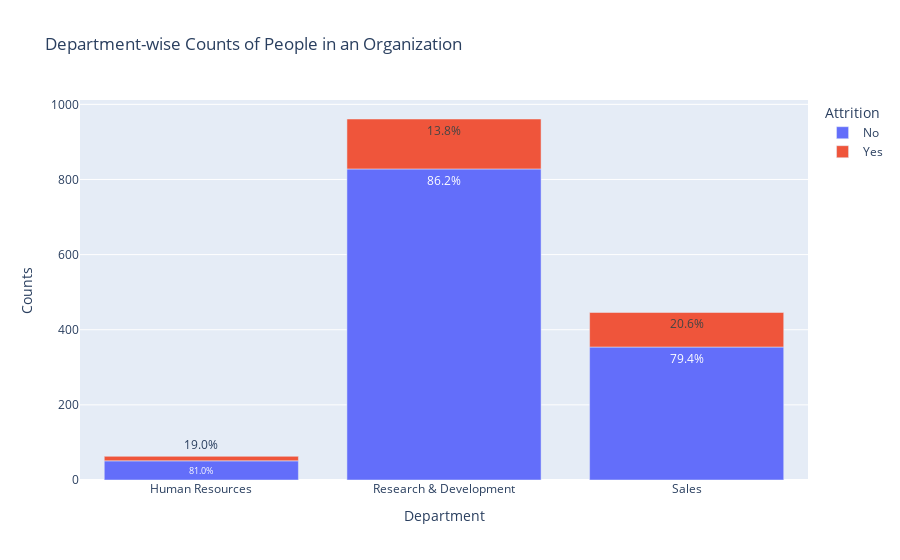

The cell this chart's notebook holds for it:
### Code cell
import plotly.express as px
import pandas as pd

# Assuming dept_att is already created
dept_att = data.groupby(['Department', 'Attrition']).apply(lambda x: x['DailyRate'].count()).reset_index(name='Counts')

# Calculate total counts per department
dept_totals = dept_att.groupby('Department')['Counts'].transform('sum')

# Calculate percentage
dept_att['Percentage'] = (dept_att['Counts'] / dept_totals) * 100

# Create the bar chart with percentage labels
fig = px.bar(dept_att, 
             x='Department', 
             y='Counts', 
             color='Attrition', 
             title='Department-wise Counts of People in an Organization', 
             text=dept_att['Percentage'].apply(lambda x: f'{x:.1f}%'))  # Add percentage labels

# Show the figure
fig.show()

### Figure 1 — Plotly figure (JSON) as saved in the notebook; plotly's stock layout.template omitted (floating-point values rounded to 4 significant figures)
{"data": [{"alignmentgroup": "True", "hovertemplate": "Attrition=No<br>Department=%{x}<br>Counts=%{y}<br>text=%{text}<extra></extra>", "legendgroup": "No", "marker": {"color": "#636efa", "pattern": {"shape": ""}}, "name": "No", "offsetgroup": "No", "orientation": "v", "showlegend": true, "text": ["81.0%", "86.2%", "79.4%"], "textposition": "auto", "type": "bar", "x": ["Human Resources", "Research & Development", "Sales"], "xaxis": "x", "y": [51, 828, 354], "yaxis": "y"}, {"alignmentgroup": "True", "hovertemplate": "Attrition=Yes<br>Department=%{x}<br>Counts=%{y}<br>text=%{text}<extra></extra>", "legendgroup": "Yes", "marker": {"color": "#EF553B", "pattern": {"shape": ""}}, "name": "Yes", "offsetgroup": "Yes", "orientation": "v", "showlegend": true, "text": ["19.0%", "13.8%", "20.6%"], "textposition": "auto", "type": "bar", "x": ["Human Resources", "Research & Development", "Sales"], "xaxis": "x", "y": [12, 133, 92], "yaxis": "y"}], "layout": {"barmode": "relative", "legend": {"title": {"text": "Attrition"}, "tracegroupgap": 0}, "title": {"text": "Department-wise Counts of People in an Organization"}, "xaxis": {"anchor": "y", "domain": [0, 1], "title": {"text": "Department"}}, "yaxis": {"anchor": "x", "domain": [0, 1], "title": {"text": "Counts"}}}}
